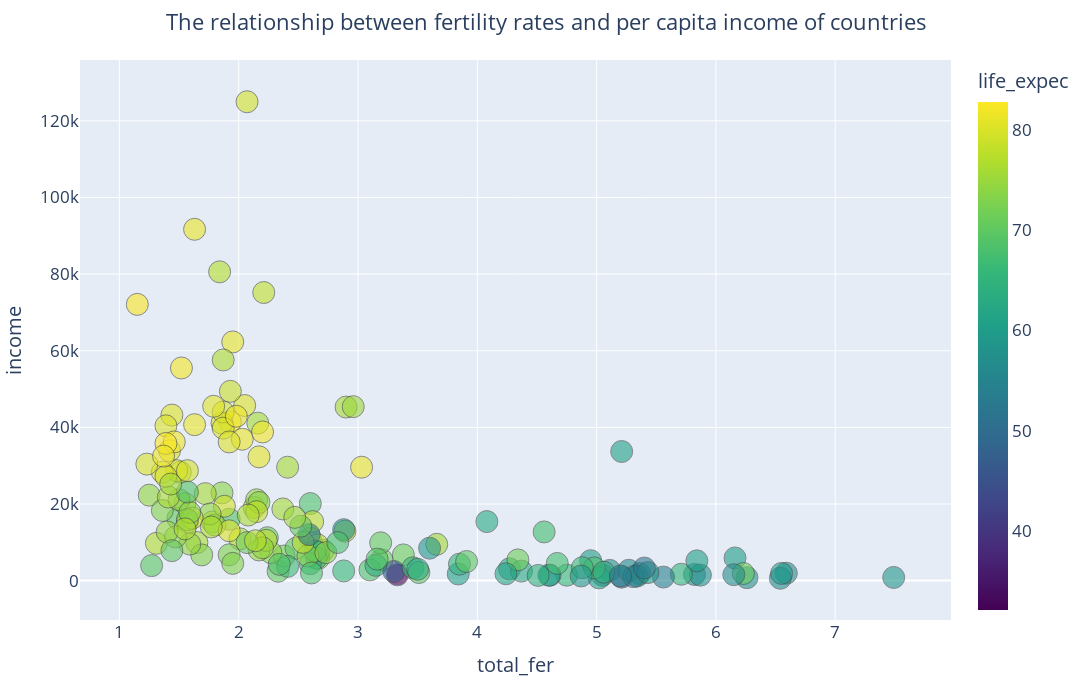

Write notebook code for a chart like this one.
### Markdown cell above
✅ General Pattern:

---

1. This graph shows that as life expectancy increases, the mortality rate decreases.
2. 3 countries are far from the main data distribution and are outliers,They had low life expectancy, weak economy and poor health.

### Code cell
fig = px.scatter(
    df,
    x="total_fer",
    y="income",
    color="life_expec",
    color_continuous_scale="viridis",
    hover_name="country",
    size_max=40,
    opacity=0.7
)

fig.update_traces(marker=dict(size=22)) 
fig.update_traces(
    marker=dict(
        opacity=0.6,
        line=dict(width=1)
    )
)

fig.update_layout(
    title="The relationship between fertility rates and per capita income of countries",
    width=1400,
    height=700,
    title_font_size=22,
    xaxis_title="total_fer",
    yaxis_title="income",
    font=dict(size=17),
    title_x = 0.5
    
)

fig.show()

### Figure 1 — Plotly figure (JSON) as saved in the notebook; plotly's stock layout.template omitted (floating-point values rounded to 4 significant figures; data arrays with more than 128 entries replaced by an {"elided": "..."} marker saying what was removed)
{"data": [{"hovertemplate": "<b>%{hovertext}</b><br><br>total_fer=%{x}<br>income=%{y}<br>life_expec=%{marker.color}<extra></extra>", "hovertext": {"elided": "167 str values"}, "legendgroup": "", "marker": {"color": {"elided": "167 float values"}, "coloraxis": "coloraxis", "line": {"width": 1}, "opacity": 0.6, "size": 22, "symbol": "circle"}, "mode": "markers", "name": "", "orientation": "v", "showlegend": false, "type": "scatter", "x": {"elided": "167 float values"}, "xaxis": "x", "y": {"elided": "167 int values"}, "yaxis": "y"}], "layout": {"coloraxis": {"colorbar": {"title": {"text": "life_expec"}}, "colorscale": [[0, "#440154"], [0.1111, "#482878"], [0.2222, "#3e4989"], [0.3333, "#31688e"], [0.4444, "#26828e"], [0.5556, "#1f9e89"], [0.6667, "#35b779"], [0.7778, "#6ece58"], [0.8889, "#b5de2b"], [1, "#fde725"]]}, "font": {"size": 17}, "height": 700, "legend": {"tracegroupgap": 0}, "margin": {"t": 60}, "title": {"font": {"size": 22}, "text": "The relationship between fertility rates and per capita income of countries", "x": 0.5}, "width": 1400, "xaxis": {"anchor": "y", "domain": [0, 1], "title": {"text": "total_fer"}}, "yaxis": {"anchor": "x", "domain": [0, 1], "title": {"text": "income"}}}}
